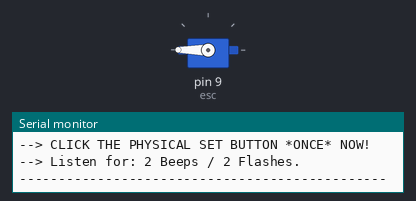
Bench run of a sketch on a simulated Arduino Uno, built with avr-gcc and run on an emulated ATmega328P. Shown: servo, the last lines printed to the serial monitor.

Above: at 15.8 s.
At 24.0 s:
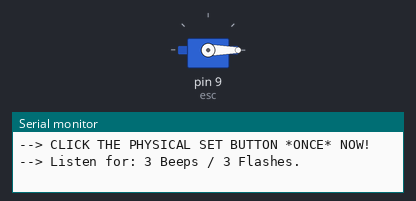
At 32.3 s:
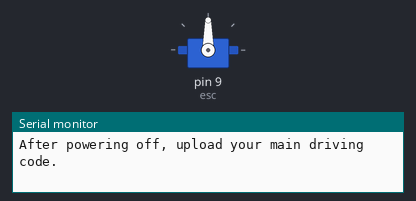
Timing chart, 0 to 33.8 s (numbered marks = the images above):
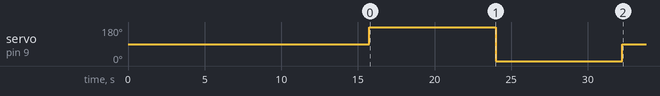

Measured:
- by itself, servo on pin 9 (esc): 90° → 180° at 15.8 s, → 0° 8.2 s later, → 90° 8.3 s later

The sketch:

motorCalibration.ino
```cpp
#include <Servo.h>

Servo esc;

void setup() {

  Serial.begin(9600);

  delay(5000);
  esc.attach(9, 1000, 2000);

  Serial.println("===============================================");
  Serial.println("  HOBBYWING WP 1080 G2 CALIBRATION STARTING  ");
  Serial.println("===============================================");
  Serial.println("1. Turn ESC OFF.");
  Serial.println("2. Hold physical SET button.");
  Serial.println("3. Click Power button ON.");
  Serial.println("4. Release SET button when ESC rapidly flashes red/beeps.");
  Serial.println("\n[COUNTDOWN] You have 5 seconds to enter calibration mode...");


  Serial.println("\n-----------------------------------------------");
  Serial.println("[STEP 1/3] Sending NEUTRAL Signal (1500us)...");
  Serial.println("--> CLICK THE PHYSICAL SET BUTTON *ONCE* NOW!");
  Serial.println("--> Listen for: 1 Beep / 1 Flash.");
  Serial.println("-----------------------------------------------");

  unsigned long startTime = millis();
  while (millis() - startTime < 10000) {
    esc.writeMicroseconds(1500);
  }

  Serial.println(">> Step 1 Neutral Finished! Get ready for Step 2.");

  Serial.println("\n-----------------------------------------------");
  Serial.println("[STEP 2/3] Sending FULL FORWARD Signal (2000us)...");
  Serial.println("--> CLICK THE PHYSICAL SET BUTTON *ONCE* NOW!");
  Serial.println("--> Listen for: 2 Beeps / 2 Flashes.");
  Serial.println("-----------------------------------------------");

  startTime = millis();
  while (millis() - startTime < 8000) {
    esc.writeMicroseconds(2000);
  }

  Serial.println(">> Step 2 Forward Finished! Get ready for Step 3.");

  Serial.println("\n-----------------------------------------------");
  Serial.println("[STEP 3/3] Sending FULL REVERSE Signal (1000us)...");
  Serial.println("--> CLICK THE PHYSICAL SET BUTTON *ONCE* NOW!");
  Serial.println("--> Listen for: 3 Beeps / 3 Flashes.");
  Serial.println("-----------------------------------------------");

  startTime = millis();
  while (millis() - startTime < 8000) {
    esc.writeMicroseconds(1000);
  }


  Serial.println("\n===============================================");
  Serial.println("         CALIBRATION TIMELINE COMPLETE         ");
  Serial.println("===============================================");
  Serial.println("If you successfully heard 1, 2, then 3 beeps:");
  Serial.println("--> HOLD THE POWER BUTTON FOR 3 SECONDS TO TURN ESC OFF.");
  Serial.println("\nAfter powering off, upload your main driving code.");
}

void loop() {
  // Keep sending neutral signal safely after finishing
  esc.writeMicroseconds(1500);
}
```
